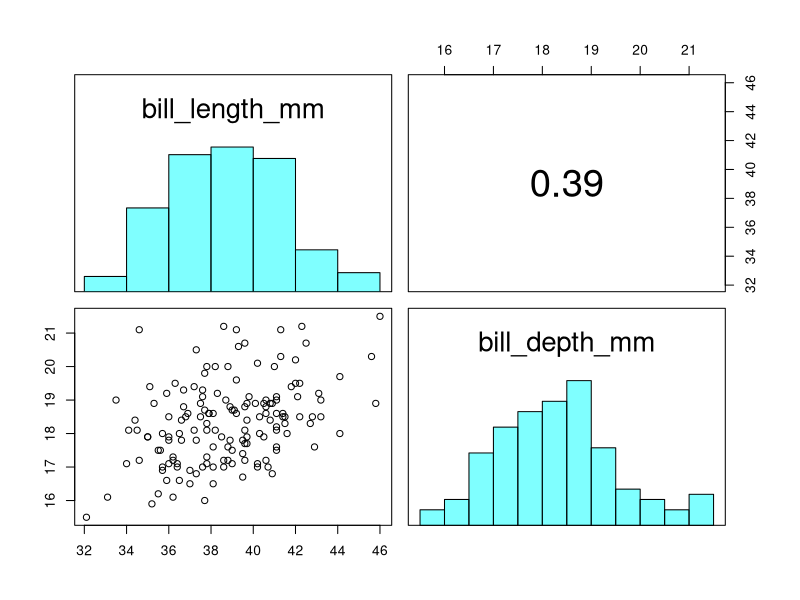
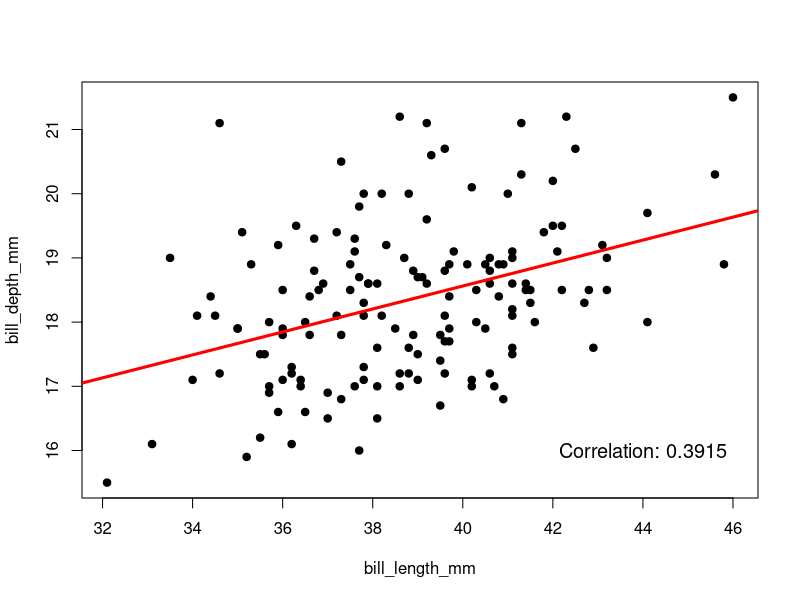
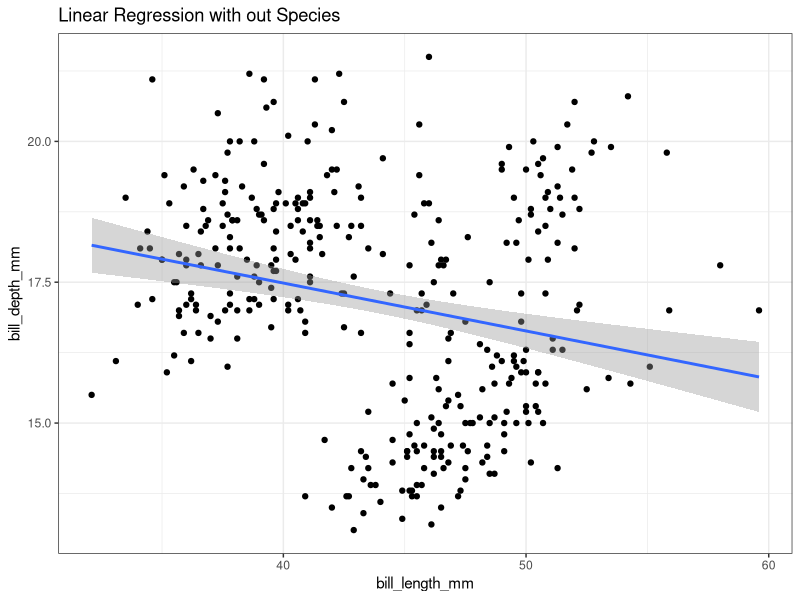
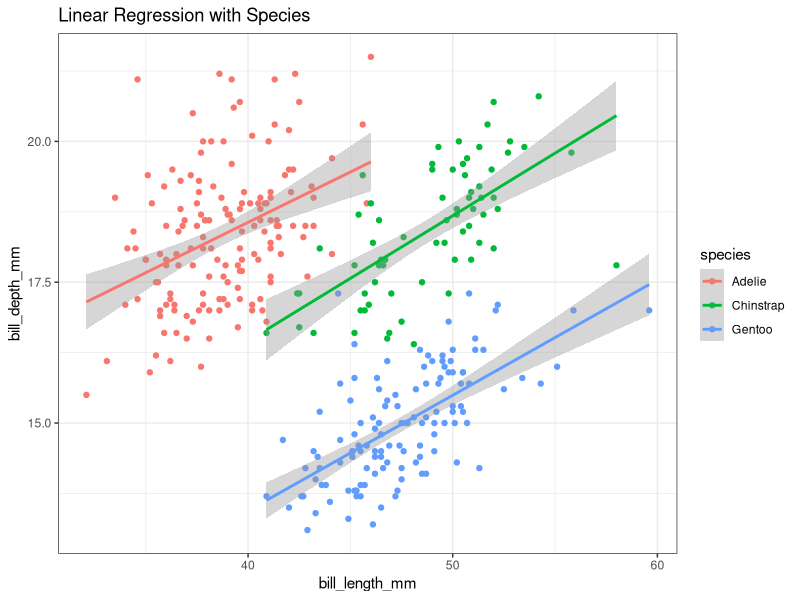

Reproduce these figures in R, in order.
## ---- chunk 1
knitr::opts_chunk$set(
	echo = TRUE,
	message = FALSE,
	warning = FALSE,
	comment = "#",
	collapse = T
)
pg <- palmerpenguins::penguins
library(tidyverse)
## ---- chunk 2
pg_adelie <- pg %>% 
  filter(species == "Adelie")
## ---- chunk 3
cor(pg_adelie$bill_length_mm, pg_adelie$bill_depth_mm, use = "complete.obs")
## ---- chunk 4
panel.cor <- function(x, y, digits = 2, prefix = "", cex.cor, ...) {
    usr <- par("usr")
    on.exit(par(usr))
    par(usr = c(0, 1, 0, 1))
    Cor <- abs(cor(x, y, use = "complete.obs")) # Remove abs function if desired
    txt <- paste0(prefix, format(c(Cor, 0.123456789), digits = digits)[1])
    if(missing(cex.cor)) {
        cex.cor <- 0.4 / strwidth(txt)
    }
    text(0.5, 0.5, txt,
         cex = 1 + cex.cor * Cor) # Resize the text by level of correlation
}


panel.hist <- function(x, ...) {
    usr <- par("usr")
    on.exit(par(usr))
    par(usr = c(usr[1:2], 0, 1.5))
    his <- hist(x, plot = FALSE)
    breaks <- his$breaks
    nB <- length(breaks)
    y <- his$counts
    y <- y/max(y)
    rect(breaks[-nB], 0, breaks[-1], y, col = rgb(0, 1, 1, alpha = 0.5), ...)
    # lines(density(x), col = 2, lwd = 2) # Uncomment to add density lines
}

pairs(pg_adelie[, c(3,4)],
      upper.panel = panel.cor, diag.panel = panel.hist)
## ---- chunk 5
{ plot(pg_adelie[, c(3,4)], pch = 19)
abline(lm(pg_adelie$bill_depth_mm ~ pg_adelie$bill_length_mm), col = "red", lwd = 3)
text(paste("Correlation:", 
           round(cor(pg_adelie$bill_length_mm, pg_adelie$bill_depth_mm, use = "complete.obs"), 4)),
           x = 44, y = 16, cex = 1.2)
}
## ---- chunk 6
pg %>% 
  ggplot(aes(bill_length_mm, bill_depth_mm)) +
  geom_point() +
  geom_smooth(method = "lm") +
  labs(title = "Linear Regression with out Species") + theme_bw()
## ---- chunk 7
pg %>% 
  ggplot(aes(bill_length_mm, bill_depth_mm, col = species)) +
  geom_point() +
  geom_smooth(method = "lm") +
  labs(title = "Linear Regression with Species") + theme_bw()
